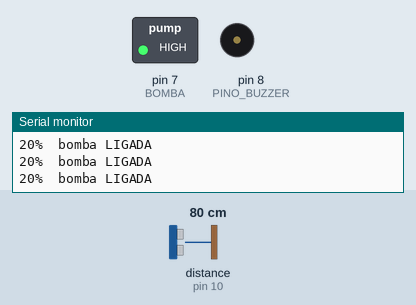
Simulated run of this sketch. Board: Arduino Uno, built with avr-gcc and run on an emulated ATmega328P. On the bench: switched loads named in the sketch (green lamp = pin HIGH), buzzer (waves = sounding), the last lines printed to the serial monitor. Wiring (inferred from the names in the program): ultrasonic range finder: trigger pin 9; echo pin 10. The test bench sets the inputs (shaded band); at power-on: distance to the obstacle (sensor on pin 10) 80 cm. The echo pulse lasts 58.3 µs per cm; pins used as bus, display or sensor lines are not drawn.

Above: at 1.3 s.
1.4 s: distance to the obstacle (sensor on pin 10) set to 88 cm
2.9 s: distance to the obstacle (sensor on pin 10) set to 94 cm
At 3.09 s:
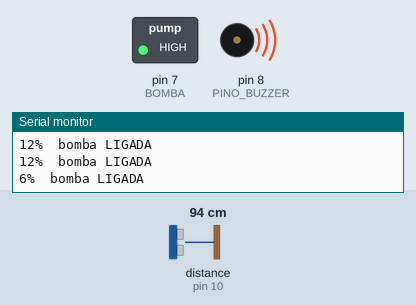
5.9 s: distance to the obstacle (sensor on pin 10) set to 2 cm
At 6.7 s:
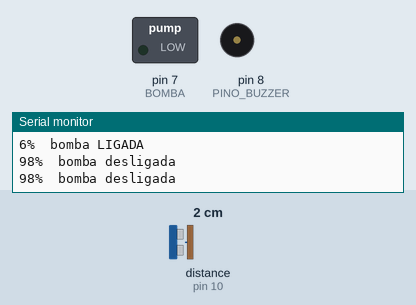
7.5 s: distance to the obstacle (sensor on pin 10) set to 65 cm
9.0 s: distance to the obstacle (sensor on pin 10) set to 75 cm
At 9.8 s:
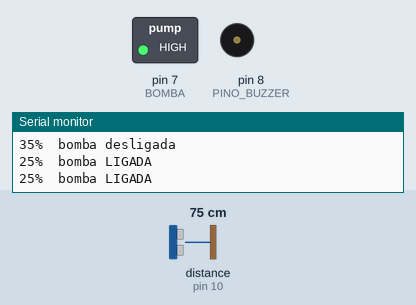
10.5 s: distance to the obstacle (sensor on pin 10) set to 12 cm
12.0 s: distance to the obstacle (sensor on pin 10) set to 9 cm
At 12.7 s:
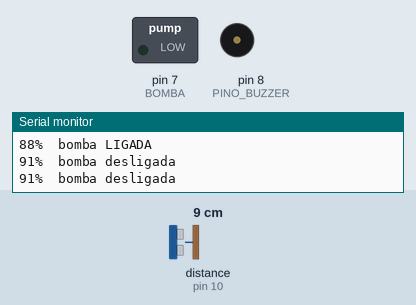
Timing chart, 0 to 14.6 s (numbered marks = the images above; inputs shaded):
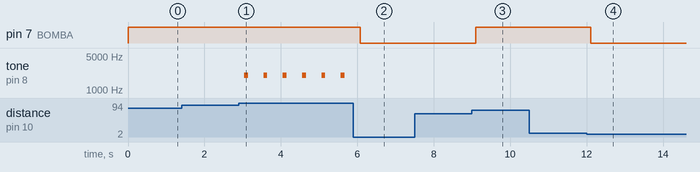

Measured:
- the behaviour switches between 90 and 91 cm on distance to the obstacle (sensor on pin 10) (found by bisection; images 0 and 1)
- the behaviour switches between 70 and 71 cm on distance to the obstacle (sensor on pin 10) (found by bisection; images 2 and 3)
- the behaviour switches between 11 and 10 cm on distance to the obstacle (sensor on pin 10) (found by bisection; images 3 and 4)
- after the input at 2.9 s, tone on pin 8 (PINO_BUZZER): alternates 2000 Hz for 0.10 s and silent for 0.41 s, starting after 0.14 s
- after the input at 5.9 s, pin 7 (BOMBA): HIGH → LOW after 0.17 s; tone on pin 8 (PINO_BUZZER): stops changing and stays silent
- after the input at 9.0 s, pin 7 (BOMBA): LOW → HIGH after 0.09 s
- after the input at 12.0 s, pin 7 (BOMBA): HIGH → LOW after 0.11 s

The sketch:

aula22_nivel3.ino
```cpp
// Aula 22 – Nível 3: Bomba automática com histerese
// pecas: ultrassom 9 10; led 7 azul; buzzer 8
// LED azul = bomba. Liga abaixo de 30% e desliga acima de 90%; alarme abaixo de 10%
#include <Arduino.h>                           // funções do Arduino (pinMode, digitalWrite, delay...)
#define TRIG 9                                 // TRIG do HC-SR04 no pino 9
#define ECHO 10                                // ECHO do HC-SR04 no pino 10
#define BOMBA 7                                // bomba (LED azul) no pino 7
#define PINO_BUZZER 8                          // buzzer no pino 8
#define ALTURA 100.0                           // constante ALTURA = 100.0
bool ligada = false;                           // estado da bomba

float nivel() {                                // devolve o nível do tanque em %
  digitalWrite(TRIG, LOW);  delayMicroseconds(2);   // garante o TRIG em nível baixo
  digitalWrite(TRIG, HIGH); delayMicroseconds(10);   // pulso de 10 µs dispara a medição
  digitalWrite(TRIG, LOW);                     // fim do pulso
  float vazio = pulseIn(ECHO, HIGH) * 0.0343 / 2;   // distância do sensor até a água (cm)
  return constrain((ALTURA - vazio) / ALTURA * 100, 0, 100);   // nível em %, limitado a 0..100
}

void setup() {                                 // roda uma vez, quando a placa liga
  pinMode(TRIG, OUTPUT);                       // TRIG como saída
  pinMode(ECHO, INPUT);                        // ECHO como entrada
  pinMode(BOMBA, OUTPUT);                      // BOMBA como saída
  Serial.begin(9600);                          // abre o Monitor Serial a 9600 baud
}

void loop() {                                  // repete para sempre
  float n = nivel();                           // mede o nível
  if (n < 30) ligada = true;                   // histerese: liga só bem baixo
  else if (n > 90) ligada = false;             // e desliga só bem alto
  digitalWrite(BOMBA, ligada);                 // BOMBA recebe ligada (verdadeiro acende, falso apaga)
  if (n < 10) tone(PINO_BUZZER, 2000, 100);    // alarme de tanque quase vazio
  Serial.print(n, 0);                          // envia n ao Monitor Serial
  Serial.println(ligada ? "%  bomba LIGADA" : "%  bomba desligada");   // envia ligada ? "%  bomba LIGADA" : "%  bomba desligada" ao Monitor Serial e quebra a linha
  delay(500);                                  // espera 500 ms
}
```
